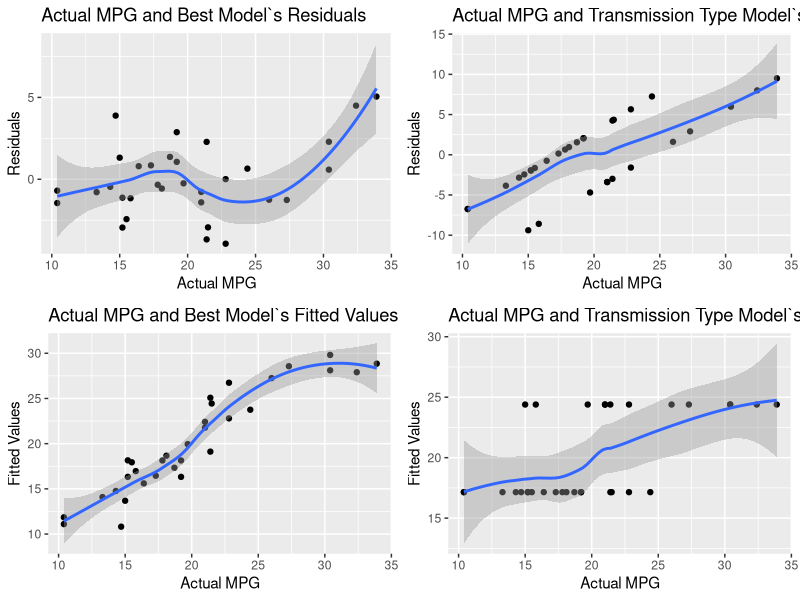

Write the R code that produced this figure.
# motor_trends.R
# 2015-06-21

# Libraries and options

library(knitr)
library(dplyr)
library(ggplot2)
library(GGally)
library(gridExtra)

# Load and transform data
mt <- tbl_df(mtcars)

# Exploratory analysis

## Take a looka at the variables
str(mt)

## Change some variables to factor for easier plotting
mt <- mt %>%
    mutate(cyl = as.factor(mt$cyl),
           vs = as.factor(mt$vs),
           gear = as.factor(mt$gear),
           carb = as.factor(mt$carb)
          )

# Change the am column (transmission type) to textual form
mt$transmission <- NA
mt <- mutate(mt, transmission = ifelse(mt$am == 0, 'automatic', mt$transmission))
mt <- mutate(mt, transmission = ifelse(mt$am == 1, 'manual', mt$transmission))
mt <- mutate(mt, transmission = as.factor(mt$transmission))

# Pairs plots to see correllations between all the variables
plot1 <- ggpairs(data = mt,
        colour = "transmission")

# Boxplot of transmission type versus mpg
plot2 <- ggplot(data = mt, aes(x = transmission, y = mpg, fill = transmission)) +
    geom_boxplot() +
    labs(title = 'Miles per Gallon with Automatic or Manual Transmission')
  
# Summarise main statistics on mpg against am
transmissionSummary <- mt %>%
            group_by(transmission)%>%
            summarise(count = n(),
                      meanMpg = round(mean(mpg), 1),
                      medianMpg = median(mpg),
                      sdMpg = round(sd(mpg), 1)
                      )

# Regression analysis with linear model

## Drop the textual transmission variable and use factor am instead
mt2 <- select(mt, -(transmission))
mt2 <- mutate(mt2, am = as.factor(mt2$am))

initialModel <- lm(mpg ~ ., data = mt2)
summary(initialModel)

bestModel <- step(initialModel, direction = 'both')
summary(bestModel)

amModel <- lm(mpg ~ am, data = mt2)
summary(amModel)

## anova
anova(amModel, bestModel)

## t-test
t.test(mpg ~ am, data = mt2)

## Residual analysis
bestRes <- resid(bestModel)
bestFit <- bestModel$fitted.values

amRes <- resid(amModel)
amFit <- amModel$fitted.values

mtRes <- data.frame(mt$mpg, bestFit,bestRes, amFit, amRes)

# Plot actual mpg against residuals from both models
plot3 <- ggplot(data = mtRes, aes(x = mt.mpg, y = bestRes)) +
    geom_point() +
    stat_smooth() +
    labs(title = 'Actual MPG and Best Model`s Residuals', x = 'Actual MPG', y = 'Residuals')

plot4 <- ggplot(data = mtRes, aes(x = mt.mpg, y = amRes)) +
    geom_point() +
    stat_smooth() +
    labs(title = 'Actual MPG and Transmission Type Model`s Residuals', x = 'Actual MPG', y = 'Residuals')

plot5 <- ggplot(data = mtRes, aes(x = mt.mpg, y = bestFit)) +
    geom_point() +
    stat_smooth() +
    labs(title = 'Actual MPG and Best Model`s Fitted Values', x = 'Actual MPG', y = 'Fitted Values')

plot6 <- ggplot(data = mtRes, aes(x = mt.mpg, y = amFit)) +
    geom_point() +
    stat_smooth() +
    labs(title = 'Actual MPG and Transmission Type Model`s Fitted Values', x = 'Actual MPG', y = 'Fitted Values')

plots3to6 <- grid.arrange(plot3, plot4, plot5, plot6, ncol = 2)